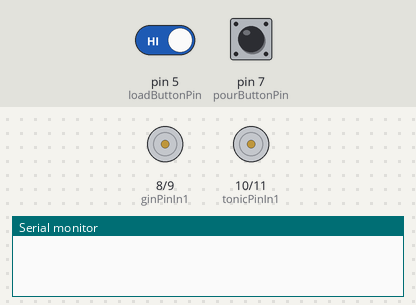
A sketch run on a simulated Arduino Uno, built with avr-gcc and run on an emulated ATmega328P. Parts: motor-driver pin pairs drawn as motors (green arrow = first pin HIGH = forward, orange = second pin HIGH = backward, longer = more drive), the last lines printed to the serial monitor. The inputs (shaded band) are chosen by the test bench; at power-on: pin 7 (pourButtonPin) HIGH, pin 5 (loadButtonPin) HIGH.

Above: at 1.2 s.
1.3 s: pin 7 (pourButtonPin) pulled LOW for 3.2 s
At 1.9 s:
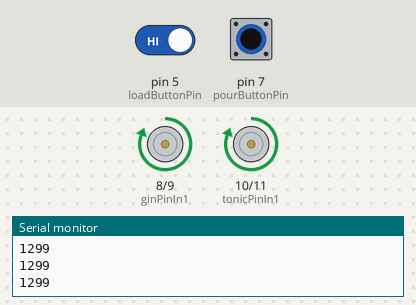
7.6 s: pin 7 (pourButtonPin) pulled LOW for 0.15 s
At 7.9 s:
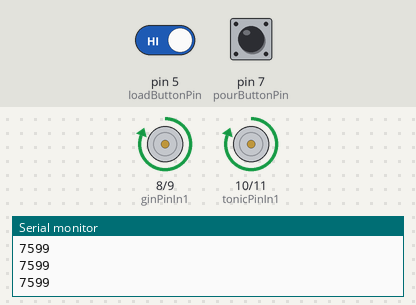
9.2 s: pin 7 (pourButtonPin) pulled LOW for 1 s
At 10.3 s:
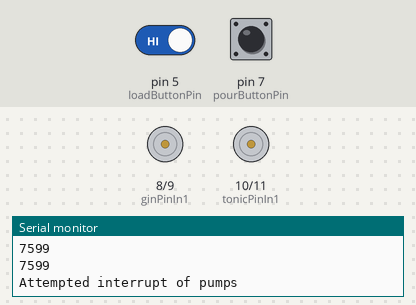
11.7 s: pin 5 (loadButtonPin) driven LOW and pin 7 (pourButtonPin) driven LOW
At 13.5 s:
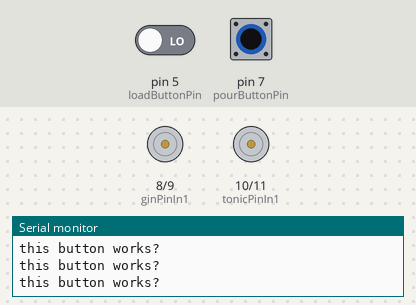
Timing chart, 0 to 19.3 s (numbered marks = the images above; inputs shaded):
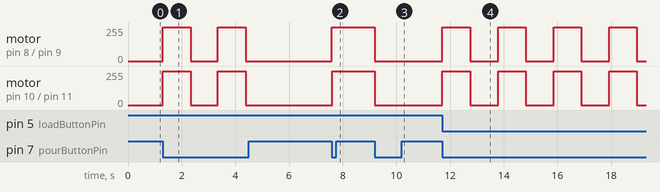

The sketch:

Gin-and-Tonic-bot.ino
```cpp
// Pump pins.
int ginPinIn1 = 8;
int ginPinIn2 = 9;

int tonicPinIn1 = 10;
int tonicPinIn2 = 11;

int pourButtonPin = 7;
int loadButtonPin = 5;

// MEASURES
// All measures have been made with 4mm tubing connected:
// Pump to flask tube: 60cm
/// Pump to glass tube: 30cm

// Time it takes for liquid to move from start to end of tube.
long pump_cycle_time = 9600;

// Amount of gin and tonic to be dispensed (in cl).
unsigned long gin_amount = 4;
unsigned long tonic_amount = 8;

// Time it takes to dispense a centiliter
// Pump 1 is bottom pump, use for tonic
// Pump 2 is top pump , use for gin
unsigned long pump1_cl_time = 10200;
unsigned long pump2_cl_time = 8400;

//unsigned long cl_time = 10500;

// Time when button was pressed;
unsigned long buttonPressedTime = 0;
bool isPouring = false;

// Pump 1 is usually for gin, pump 2 is for tonic.
unsigned long pump1remaining = 0;
unsigned long pump2remaining = 0;

unsigned long timeSinceButton = 0;
unsigned long timeStopped = 0;

// Setup
void setup() {

  Serial.begin(9600);

  pinMode(ginPinIn1, OUTPUT);
  pinMode(ginPinIn2, OUTPUT);

  pinMode(tonicPinIn1, OUTPUT);
  pinMode(tonicPinIn2, OUTPUT);

  pinMode(pourButtonPin, INPUT_PULLUP);
  pinMode(loadButtonPin, INPUT_PULLUP);
}

void loop() {

  uint8_t pourButtonState = digitalRead(pourButtonPin);

  if(isPouring == false && (millis() - timeStopped > 1000)) {
      // Check if button is pressed.
        if(pourButtonState == LOW){
          buttonPressed();
          startPourGT();
        }
  }
  if(isPouring == true){
      timeSinceButton = millis() - buttonPressedTime;
      // Check if button is pressed, treat as interrupt and disable pumps.
      if(pourButtonState == LOW){
        Serial.println(buttonPressedTime, DEC);
        if(!(timeSinceButton < 1000)){
          Serial.println("Attempted interrupt of pumps");
          stopPour();
        }
       }
        // If not, continue pouring.
      else{
        continuePour();
      }

  }


  // Button dysfunctional atm
  uint8_t loadButtonState = digitalRead(loadButtonPin);
  if(loadButtonState == LOW){
    //buttonPressed();
    //loadDrink();
    Serial.println("this button works?");
  }

  delay(1);
}

void loadDrink(){
  controlPumps(3, true);
  delay(pump_cycle_time);
  controlPumps(3, false);
}

void startPourGT(){

  Serial.println("GT pouring started!");
  isPouring = true;
  controlPumps(3, true);
  pump1remaining = tonic_amount*pump1_cl_time;
  pump2remaining = gin_amount*pump2_cl_time;
}

void continuePour(){
  // Pump 1 check
  bool stopPump1 = pump1remaining <= timeSinceButton;
  bool stopPump2 = pump2remaining <= timeSinceButton;

  /*Serial.print("PUMP 2: -> ");
  Serial.println(pump2remaining);
  Serial.print("TIME SINCE BUTTON: -> ");
  Serial.println(timeSinceButton, DEC);*/
  if(stopPump1){
    controlPumps(1, false);
  }
  if(stopPump2){
    controlPumps(2, false);
  }

  if(stopPump1 && stopPump2){
    stopPour();
  }
}

void stopPour(){
  timeStopped = millis();
  timeSinceButton = 0;
  isPouring = false;
  controlPumps(3, false);
}

// int which:
// 1 is gin
// 2 is tonic
// 3 is both.
void controlPumps(int which, bool on){

    if(which == 1){
      togglePump(ginPinIn1, ginPinIn2, on);
    }
    else if(which == 2){
      togglePump(tonicPinIn1, tonicPinIn2, on);
    }
    else if(which == 3){
      togglePump(ginPinIn1, ginPinIn2, on);
      delay(1);
      togglePump(tonicPinIn1, tonicPinIn2, on);
    }
}


void togglePump(int pinIn1, int pinIn2, bool on){
    //Serial.print("A pump was toggled:");
    //Serial.println(on, DEC);
    digitalWrite(pinIn1, on);
    digitalWrite(pinIn2, LOW);
}

void buttonPressed(){
    buttonPressedTime = millis();
}
```

Measured:
- after the input at 1.3 s, motor on pin 8 (ginPinIn1) / pin 9 (ginPinIn2), motor on pin 10 (tonicPinIn1) / pin 11 (tonicPinIn2): alternates forward 255/255 for 1.0 s and stopped for 1.0 s, 4 changes in all, then stays stopped, starting at once
- after the input at 7.6 s, motor on pin 8 (ginPinIn1) / pin 9 (ginPinIn2), motor on pin 10 (tonicPinIn1) / pin 11 (tonicPinIn2): stopped → forward 255/255 at once
- after the input at 9.2 s, motor on pin 8 (ginPinIn1) / pin 9 (ginPinIn2), motor on pin 10 (tonicPinIn1) / pin 11 (tonicPinIn2): forward 255/255 → stopped at once
- after the input at 11.7 s, motor on pin 8 (ginPinIn1) / pin 9 (ginPinIn2), motor on pin 10 (tonicPinIn1) / pin 11 (tonicPinIn2): alternates forward 255/255 for 1.0 s and stopped for 1.0 s, starting at once
